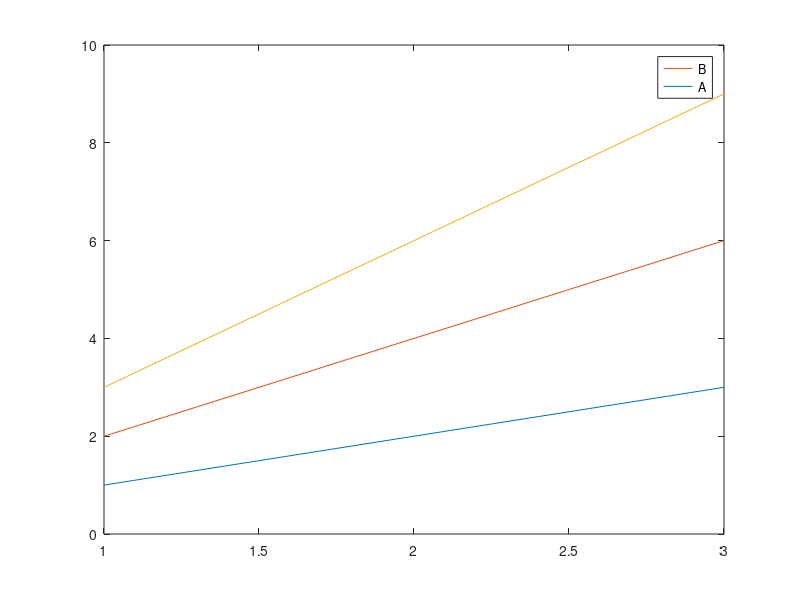

MATLAB code for this plot: (Note: this script raises an error after producing the figure.)
% legend with a vector of plotted objects, legend hide, and a vector SizeData
f = figure('Visible', 'off'); x = 1:3;
p1 = plot(x, x); hold on; p2 = plot(x, 2*x); p3 = plot(x, 3*x);
l = legend([p2 p1], 'B', 'A');
fprintf('String: %s\n', strjoin(l.String, ','));
fprintf('DisplayName: %s | %s | [%s]\n', p1.DisplayName, p2.DisplayName, p3.DisplayName);
fprintf('children=%d\n', numel(f.Children));
l2 = legend([p3 p1]);
fprintf('no labels: %s\n', strjoin(l2.String, ','));
l3 = legend([p1 p2 p3], {'one', 'two', 'three'});
fprintf('cell labels: %s\n', strjoin(l3.String, ','));
fprintf('visible before hide: %s\n', char(l3.Visible));
legend hide
fprintf('after hide: children=%d visible=%s\n', numel(f.Children), char(l3.Visible));
legend show
fprintf('after show: children=%d visible=%s\n', numel(f.Children), char(l3.Visible));
legend('hide')
fprintf('function form: children=%d visible=%s\n', numel(f.Children), char(l3.Visible));
legend off
fprintf('after off: children=%d\n', numel(f.Children));
g = figure('Visible', 'off');
s1 = scatter(1:3, 1:3, [10 20 30]);
fprintf('SizeData=%s size=%s\n', mat2str(s1.SizeData), mat2str(size(s1.SizeData)));
s2 = scatter(1:3, 1:3, [10; 20; 30]);
fprintf('SizeData=%s size=%s\n', mat2str(s2.SizeData), mat2str(size(s2.SizeData)));
s3 = scatter(1:3, 1:3, 40);
fprintf('SizeData=%s\n', mat2str(s3.SizeData));
s3.SizeData = [1 2 3];
fprintf('set vector: SizeData=%s\n', mat2str(s3.SizeData));
s3.SizeData = 9;
fprintf('set scalar: SizeData=%s\n', mat2str(s3.SizeData));
close all
clear f x p1 p2 p3 l l2 l3 g s1 s2 s3
